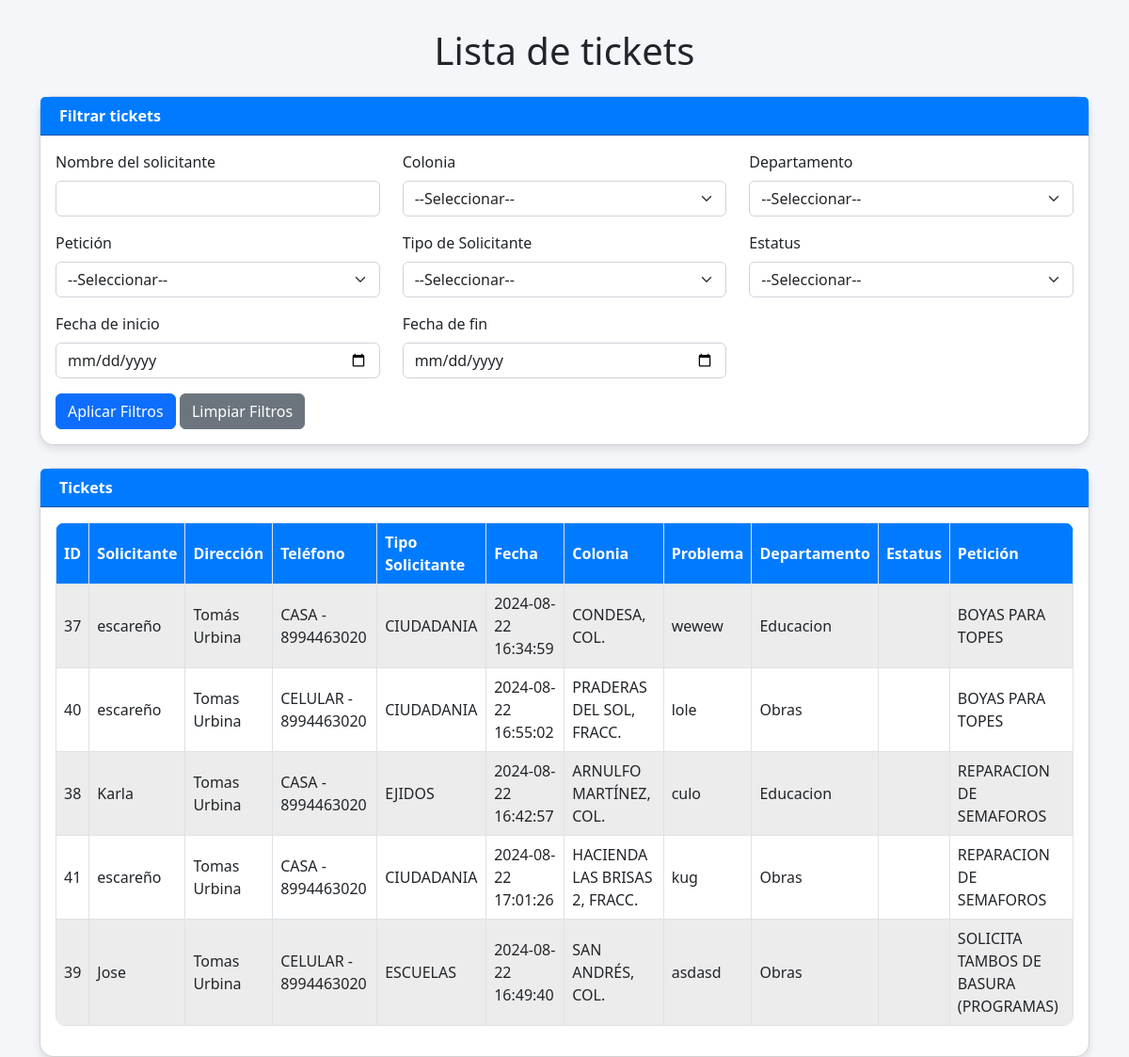
Page /admin/view_tickets.php on the committed database.
### tables this page shows
CREATE TABLE `tickets` (
  `id` int(11) NOT NULL,
  `nombre_solicitante` varchar(255) NOT NULL,
  `direccion_solicitante` varchar(255) NOT NULL,
  `tipo_telefono` enum('CASA','CELULAR','OTRO') DEFAULT NULL,
  `telefono` varchar(15) NOT NULL,
  `tipo_solicitante` enum('ASOCIACIONES','CIUDADANIA','EJIDOS','ESCUELAS','IGLESIAS','OTROS') DEFAULT NULL,
  `fecha_reporte` datetime DEFAULT current_timestamp(),
  `direccion_problematica` varchar(255) NOT NULL,
  `problematica` text NOT NULL,
  `colonia` varchar(255) DEFAULT NULL,
  `id_departamento` int(11) DEFAULT NULL,
  `estatus_ticket` varchar(50) DEFAULT NULL,
  `id_tipo_peticion` int(11) DEFAULT NULL
);

CREATE TABLE `departamentos` (
  `id` int(11) NOT NULL,
  `nombre` varchar(255) NOT NULL
);

CREATE TABLE `peticiones` (
  `id` int(11) NOT NULL,
  `tipo_peticion` varchar(255) NOT NULL
);

### admin/view_tickets.php (the view, shortened to what this page needs)
<?php
include '../includes/db.php';
$query = "
    SELECT
        t.id AS ticket_id,
        t.nombre_solicitante,
        t.direccion_solicitante,
        t.tipo_telefono,
        t.telefono,
        t.tipo_solicitante,
        t.fecha_reporte,
        t.direccion_problematica,
        t.problematica,
        t.colonia,
        d.nombre AS nombre_departamento,
        e.nombre_estatus AS estatus_ticket,
        p.tipo_peticion AS nombre_peticion
    FROM tickets t
    LEFT JOIN departamentos d ON t.id_departamento = d.id
    LEFT JOIN estatus_tickets e ON t.estatus_ticket = e.nombre_estatus
    LEFT JOIN peticiones p ON t.id_tipo_peticion = p.id
    WHERE 1
";
$resultado = mysqli_query($conn, $query);
?>
<!DOCTYPE html>
<html lang="es">
<head>
    <link href="https://cdn.jsdelivr.net/npm/bootstrap@5.2.3/dist/css/bootstrap.min.css" rel="stylesheet" />
    <link href="https://cdn.jsdelivr.net/npm/simple-datatables@7.1.2/dist/style.min.css" rel="stylesheet" />
    <link href="css/styles.css" rel="stylesheet" />
</head>
<body>
    <div class="container">
        <h1 class="text-center mb-4">Lista de tickets</h1>
        <form method="POST" action="">
            <div class="card mb-4">
                <div class="card-header">
                    <i class="fas fa-filter me-1"></i> Filtrar tickets
                </div>
                <div class="card-body">
                    <div class="row">
                        <div class="col-md-4 mb-3">
                            <label for="nombre_solicitante" class="form-label">Nombre del solicitante</label>
                            <input type="text" class="form-control" id="nombre_solicitante" name="nombre_solicitante" value="<?php echo isset($_POST['nombre_solicitante']) ? htmlspecialchars($_POST['nombre_solicitante']) : ''; ?>" />
                        </div>
                        <div class="col-md-4 mb-3">
                            <label for="colonia" class="form-label">Colonia</label>
                            <select class="form-select" id="colonia" name="colonia">
                                <option value="">--Seleccionar--</option>
                            </select>
                        </div>
                        <div class="col-md-4 mb-3">
                            <label for="departamento" class="form-label">Departamento</label>
                            <select class="form-select" id="departamento" name="departamento">
                                <option value="">--Seleccionar--</option>
                            </select>
                        </div>
                        <div class="col-md-4 mb-3">
                            <label for="peticion" class="form-label">Petición</label>
                            <select class="form-select" id="peticion" name="peticion">
                                <option value="">--Seleccionar--</option>
                            </select>
                        </div>
                        <div class="col-md-4 mb-3">
                            <label for="tipo_solicitante" class="form-label">Tipo de Solicitante</label>
                            <select class="form-select" id="tipo_solicitante" name="tipo_solicitante">
                                <option value="">--Seleccionar--</option>
                            </select>
                        </div>
                        <div class="col-md-4 mb-3">
                            <label for="estatus_ticket" class="form-label">Estatus</label>
                            <select class="form-select" id="estatus_ticket" name="estatus_ticket">
                                <option value="">--Seleccionar--</option>
                            </select>
                        </div>
                        <div class="col-md-4 mb-3">
                            <label for="fecha_inicio" class="form-label">Fecha de inicio</label>
                            <input type="date" class="form-control" id="fecha_inicio" name="fecha_inicio" value="<?php echo isset($_POST['fecha_inicio']) ? htmlspecialchars($_POST['fecha_inicio']) : ''; ?>" />
                        </div>
                        <div class="col-md-4 mb-3">
                            <label for="fecha_fin" class="form-label">Fecha de fin</label>
                            <input type="date" class="form-control" id="fecha_fin" name="fecha_fin" value="<?php echo isset($_POST['fecha_fin']) ? htmlspecialchars($_POST['fecha_fin']) : ''; ?>" />
                        </div>
                    </div>
                    <button type="submit" class="btn btn-primary">Aplicar Filtros</button>
                    <button type="reset" class="btn btn-secondary" onclick="window.location.href=window.location.href;">Limpiar Filtros</button>
                </div>
            </div>
        </form>
        <div class="card">
            <div class="card-header">
                <i class="fas fa-table me-1"></i> Tickets
            </div>
            <div class="card-body">
                <table id="example" class="table table-bordered table-striped">
                    <thead>
                        <tr>
                            <th>ID</th>
                            <th>Solicitante</th>
                            <th>Dirección</th>
                            <th>Teléfono</th>
                            <th>Tipo Solicitante</th>
                            <th>Fecha</th>
                            <th>Colonia</th>
                            <th>Problema</th>
                            <th>Departamento</th>
                            <th>Estatus</th>
                            <th>Petición</th>
                        </tr>
                    </thead>
                    <tbody>
                        <?php while ($row = mysqli_fetch_assoc($resultado)): ?>
                            <tr>
                                <td><?php echo htmlspecialchars($row['ticket_id']); ?></td>
                                <td><?php echo htmlspecialchars($row['nombre_solicitante']); ?></td>
                                <td><?php echo htmlspecialchars($row['direccion_solicitante']); ?></td>
                                <td><?php echo htmlspecialchars($row['tipo_telefono']) . ' - ' . htmlspecialchars($row['telefono']); ?></td>
                                <td><?php echo htmlspecialchars($row['tipo_solicitante']); ?></td>
                                <td><?php echo htmlspecialchars($row['fecha_reporte']); ?></td>
                                <td><?php echo htmlspecialchars($row['colonia']); ?></td>
                                <td><?php echo htmlspecialchars($row['problematica']); ?></td>
                                <td><?php echo htmlspecialchars($row['nombre_departamento']); ?></td>
                                <td><?php echo htmlspecialchars($row['estatus_ticket']); ?></td>
                                <td><?php echo htmlspecialchars($row['nombre_peticion']); ?></td>
                            </tr>
                        <?php endwhile; ?>
                    </tbody>
                </table>
            </div>
        </div>
    </div>
</body>
</html>

### admin/view_tickets.php (style rules this page uses)
body { background-color: #f4f6f9; }
.container { margin-top: 30px; }
.card { border-radius: 15px; box-shadow: 0 4px 8px rgba(0, 0, 0, 0.1); }
.card-header { background-color: #007bff; color: white; border-bottom: 1px solid #0056b3; font-weight: bold; border-radius: 15px 15px 0 0; }
.table { border-radius: 10px; overflow: hidden; }
.table thead th { background-color: #007bff; color: white; }
.table tbody tr:nth-child(odd) { background-color: #f9f9f9; }
.table td, .table th { vertical-align: middle; }

### rows in the picture
tickets: id "37", nombre_solicitante "escareño", direccion_solicitante "Tomás Urbina", tipo_telefono "CASA", telefono "8994463020", tipo_solicitante "CIUDADANIA", fecha_reporte "2024-08-22 16:34:59", colonia "CONDESA, COL.", problematica "wewew", id_departamento.nombre "Educacion", peticiones.tipo_peticion "BOYAS PARA TOPES"
tickets: id "40", nombre_solicitante "escareño", direccion_solicitante "Tomas Urbina", tipo_telefono "CELULAR", telefono "8994463020", tipo_solicitante "CIUDADANIA", fecha_reporte "2024-08-22 16:55:02", colonia "PRADERAS DEL SOL, FRACC.", problematica "lole", id_departamento.nombre "Obras", peticiones.tipo_peticion "BOYAS PARA TOPES"
tickets: id "38", nombre_solicitante "Karla", direccion_solicitante "Tomas Urbina", tipo_telefono "CASA", telefono "8994463020", tipo_solicitante "EJIDOS", fecha_reporte "2024-08-22 16:42:57", colonia "ARNULFO MARTÍNEZ, COL.", problematica "culo", id_departamento.nombre "Educacion", peticiones.tipo_peticion "REPARACION DE SEMAFOROS"
tickets: id "41", nombre_solicitante "escareño", direccion_solicitante "Tomas Urbina", tipo_telefono "CASA", telefono "8994463020", tipo_solicitante "CIUDADANIA", fecha_reporte "2024-08-22 17:01:26", colonia "HACIENDA LAS BRISAS 2, FRACC.", problematica "kug", id_departamento.nombre "Obras", peticiones.tipo_peticion "REPARACION DE SEMAFOROS"
tickets: id "39", nombre_solicitante "Jose", direccion_solicitante "Tomas Urbina", tipo_telefono "CELULAR", telefono "8994463020", tipo_solicitante "ESCUELAS", fecha_reporte "2024-08-22 16:49:40", colonia "SAN ANDRÉS, COL.", problematica "asdasd", id_departamento.nombre "Obras", peticiones.tipo_peticion "SOLICITA TAMBOS DE BASURA (PROGRAMAS)"
